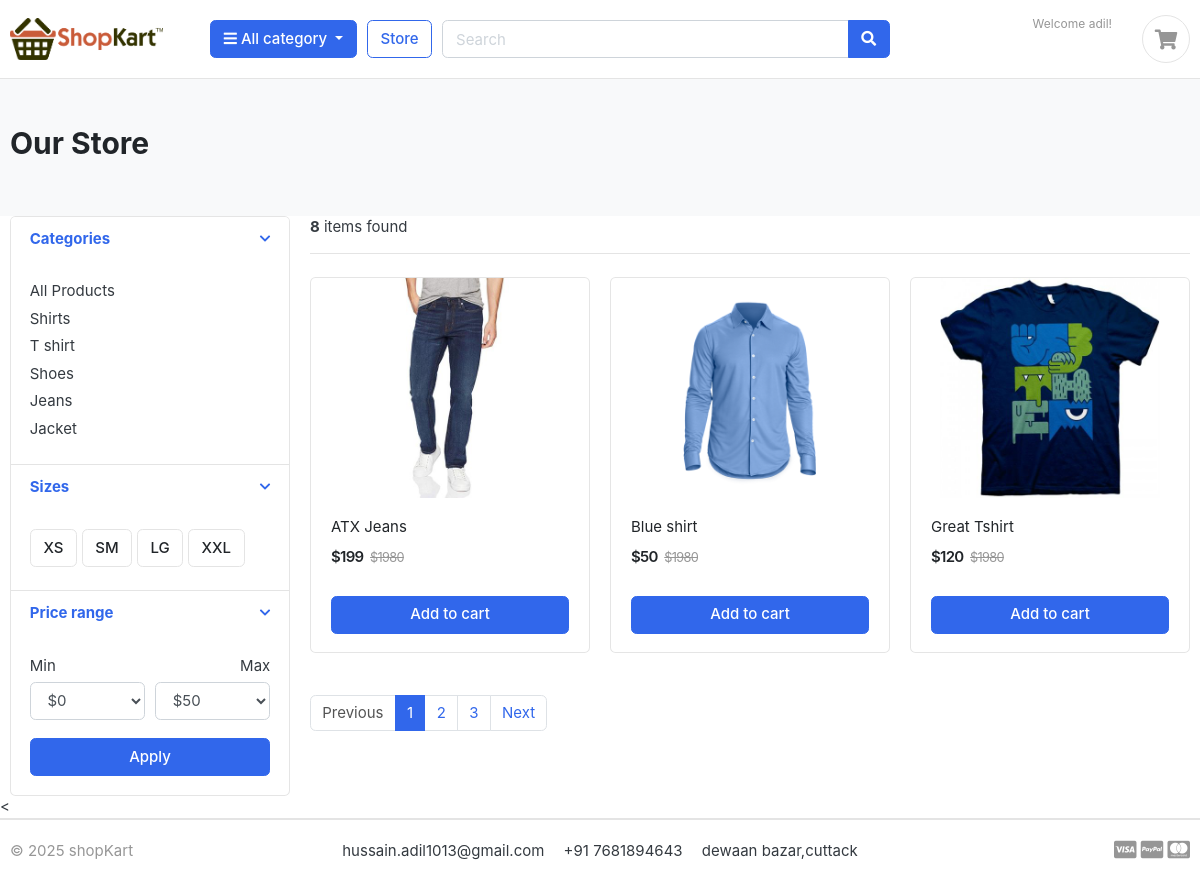
/store/ (signed in), run on the app's committed database.
### accounts/models.py (models this page shows, shortened)
class Account(AbstractBaseUser):
    first_name      = models.CharField(max_length=50)
    last_name       = models.CharField(max_length=50)
    username        = models.CharField(max_length=50, unique=True)
    email           = models.EmailField(max_length=100, unique=True)
    phone_number    = models.CharField(max_length=50)
    date_joined     = models.DateTimeField(auto_now_add=True)
    last_login      = models.DateTimeField(auto_now_add=True)
    is_admin        = models.BooleanField(default=False)
    is_staff        = models.BooleanField(default=False)
    is_active        = models.BooleanField(default=False)
    is_superadmin        = models.BooleanField(default=False)
    USERNAME_FIELD = 'email'
    REQUIRED_FIELDS = ['username', 'first_name', 'last_name']
    objects = MyAccountManager()

### category/models.py (models this page shows, shortened)
class Category(models.Model):
    category_name = models.CharField(max_length=50, unique=True)
    slug = models.SlugField(max_length=100, unique=True)
    description = models.TextField(max_length=255, blank=True)
    cat_image = models.ImageField(upload_to='photos/categories', blank=True)
    class Meta:
        verbose_name = 'category'
        verbose_name_plural = 'categories'
    def get_url(self):
            return reverse('products_by_category', args=[self.slug])

### store/models.py (models this page shows, shortened)
class Product(models.Model):
    product_name    = models.CharField(max_length=200, unique=True)
    slug            = models.SlugField(max_length=200, unique=True)
    description     = models.TextField(max_length=500, blank=True)
    price           = models.IntegerField()
    images          = models.ImageField(upload_to='photos/products')
    stock           = models.IntegerField()
    is_available    = models.BooleanField(default=True)
    category        = models.ForeignKey(Category, on_delete=models.CASCADE)
    created_date    = models.DateTimeField(auto_now_add=True)
    modified_date   = models.DateTimeField(auto_now=True)

### store/views.py (the view)
# urls.py: path('store/',include('store.urls')),
def store(request, category_slug=None):
    categories = None
    products = None
    if category_slug != None:
        categories = get_object_or_404(Category, slug=category_slug)
        products = Product.objects.filter(category=categories, is_available=True)
        paginator = Paginator(products, 1)
        page = request.GET.get('page')
        paged_products = paginator.get_page(page)
        product_count = products.count()
    else:
        products = Product.objects.all().filter(is_available=True).order_by('id')
        paginator = Paginator(products, 3)
        page = request.GET.get('page')
        paged_products = paginator.get_page(page)
        product_count = products.count()
    context = {
        'products': paged_products,
        'product_count': product_count,
    }
    return render(request, 'store/store.html', context)

### category/context_processors.py (called while the page is built)
def menu_links(request):
    links = Category.objects.all()
    return dict(links=links)

### templates/store/store.html (shortened to what this page needs)
{% extends 'base.html' %}
{% load static %}
{% block content %}
<section class="section-pagetop bg">
<div class="container">
	<h2 class="title-page">Our Store</h2>
</div>
</section section class="section-content padding-y">
<div class="container">
<div class="row">
	<aside class="col-md-3">
<div class="card">
	<article class="filter-group">
		<header class="card-header">
			<a href="#" data-toggle="collapse" data-target="#collapse_1" aria-expanded="true" class="">
				<i class="icon-control fa fa-chevron-down"></i>
				<h6 class="title">Categories</h6>
			</a>
		</header>
		<div class="filter-content collapse show" id="collapse_1" style="">
			<div class="card-body">
				<ul class="list-menu">
					<li><a href="{% url 'store' % }">All Products </a></li>
					{% for category in links %}
				<li><a href="{{ category.get_url }}">{{ category.category_name }} </a></li>
				</ul>
			</div>
		</div>
	</article>
	<article class="filter-group">
		<header class="card-header">
			<a href="#" data-toggle="collapse" data-target="#collapse_4" aria-expanded="true" class="">
				<i class="icon-control fa fa-chevron-down"></i>
				<h6 class="title">Sizes </h6>
			</a>
		</header>
		<div class="filter-content collapse show" id="collapse_4" style="">
			<div class="card-body">
			  <label class="checkbox-btn">
			    <span class="btn btn-light"> XS </span>
			  </label>
			  <label class="checkbox-btn">
			    <span class="btn btn-light"> SM </span>
			  </label>
			  <label class="checkbox-btn">
			    <span class="btn btn-light"> LG </span>
			  </label>
			  <label class="checkbox-btn">
			    <span class="btn btn-light"> XXL </span>
			  </label>
		</div>
		</div>
	</article>
	<article class="filter-group">
		<header class="card-header">
			<a href="#" data-toggle="collapse" data-target="#collapse_3" aria-expanded="true" class="">
				<i class="icon-control fa fa-chevron-down"></i>
				<h6 class="title">Price range </h6>
			</a>
		</header>
		<div class="filter-content collapse show" id="collapse_3" style="">
			<div class="card-body">
				<div class="form-row">
				<div class="form-group col-md-6">
				  <label>Min</label>
				  	<select class="mr-2 form-control">
						<option value="0">$0</option>
					</select>
				</div>
				<div class="form-group text-right col-md-6">
				  <label>Max</label>
				  	<select class="mr-2 form-control">
						<option value="50">$50</option>
					</select>
				</div>
				</div>
				<button class="btn btn-block btn-primary">Apply</button>
			</div>
		</div>
	</article>
</div>
	</aside>
	<main class="col-md-9">
<header class="border-bottom mb-4 pb-3">
		<div class="form-inline">
			<span class="mr-md-auto"><b>{{product_count}}</b> items found </span>
		</div>
</header>
<div class="row">
	{% for product in products %}
	<div class="col-md-4">
		<figure class="card card-product-grid">
			<div class="img-wrap">
				<img src="{{product.images.url}}">
			</div>
			<figcaption class="info-wrap">
				<div class="fix-height">
					<a href="./product-detail.html" class="title">{{ product.product_name}}</a>
					<div class="price-wrap mt-2">
						<span class="price">${{product.price}}</span>
						<del class="price-old">$1980</del>
					</div>
				</div>
				<a href="#" class="btn btn-block btn-primary">Add to cart </a>
			</figcaption>
		</figure>
	</div>
	{% endfor %}
</div>
<nav class="mt-4" aria-label="Page navigation sample">
  <ul class="pagination">
    <li class="page-item disabled"><a class="page-link" href="#">Previous</a></li>
    <li class="page-item active"><a class="page-link" href="#">1</a></li>
    <li class="page-item"><a class="page-link" href="#">2</a></li>
    <li class="page-item"><a class="page-link" href="#">3</a></li>
    <li class="page-item"><a class="page-link" href="#">Next</a></li>
  </ul>
</nav>
	</main>
</div>
</div>
{% endblock %}

### templates/includes/navbar.html (shortened to what this page needs)
{% load static %}
<header class="section-header">
<section class="header-main border-bottom">
  <div class="container">
<div class="row align-items-center">
  <div class="col-lg-2 col-md-3 col-6">
    <a href="{% url 'home' %}" class="brand-wrap">
      <img class="logo" src="{% static './images/logo.png' %}">
    </a>
  </div>
  <div class="col-lg col-sm col-md col-6 flex-grow-0">
    <div class="category-wrap dropdown d-inline-block float-right">
      <button type="button" class="btn btn-primary dropdown-toggle" data-toggle="dropdown">
        <i class="fa fa-bars"></i> All category
      </button>
    </div>
  </div>
  <a href="{% url 'store' %}" class="btn btn-outline-primary">Store</a>
  <div class="col-lg  col-md-6 col-sm-12 col">
      <div class="input-group w-100">
          <input type="text" class="form-control" style="width:60%;" placeholder="Search" name="keyword" required>
          <div class="input-group-append">
            <button class="btn btn-primary" type="submit">
              <i class="fa fa-search"></i>
            </button>
          </div>
        </div>
  </div>
  <div class="col-lg-3 col-sm-6 col-8 order-2 order-lg-3">
        <div class="d-flex justify-content-end mb-3 mb-lg-0">
          {% if user.id is None %}
          <div class="widget-header">
            <small class="title text-muted">Welcome guest!</small>
            <div>
            </div>
          </div>
          {% else %}
          <div class="widget-header">
            <small class="title text-muted">Welcome {{user.first_name}}!</small>
          </div>
          {% endif %}
          <a href="{% url 'cart' %}" class="widget-header pl-3 ml-3">
            <div class="icon icon-sm rounded-circle border"><i class="fa fa-shopping-cart"></i></div>
          </a>
        </div>
      </div>
</div>
  </div>
</section>
</header>

### static/css/ui.css (style rules this page uses)
html { font-family: "Inter", sans-serif; font-size: 15px; }
.img-wrap { text-align: center; display: block; }
.img-wrap img { max-width: 100%; }
.price-wrap { letter-spacing: -0.7px; }
.icon-xs, .icon-sm, .icon-md, .icon-lg { display: inline-block; text-align: center; flex-shrink: 0; flex-grow: 0; }
.icon-sm { width: 48px; height: 48px; line-height: 48px !important; font-size: 20px; }
figure { margin-bottom: 0; }
article:after, .form-group:after { display: block; clear: both; content: ""; }
.bg { background-color: #f8f9fa; }
.title-page { color: #212529; }
.header-main { position: relative; padding-top: 1rem; padding-bottom: 1rem; }
.brand-wrap .logo, .navbar-brand .logo { margin-right: 7px; max-height: 42px; display: inline-block; }
.widget-header { display: inline-block; vertical-align: middle; position: relative; }
.widget-header i { color: #969696; }
.widget-header .title { display: block; }
.btn-light { background-color: #fff; border-color: #e4e4e4; }
[class*=list-] li:after { visibility: hidden; display: block; content: ""; overflow: hidden; height: 0; clear: both; }
.list-menu { list-style: none; margin: 0; padding-left: 0; }
.list-menu li { margin-bottom: 5px; }
.list-menu a { color: #343a40; }
[class*=card-product] a.title { color: #212529; display: block; }
[class*=card-product] .img-wrap { overflow: hidden; position: relative; }
[class*=card-product] .img-wrap img { height: 100%; max-width: 100%; width: auto; display: inline-block; -o-object-fit: cover; object-fit: cover; }
.card-product-grid { margin-bottom: 20px; }
.card-product-grid .img-wrap { border-radius: 0.2rem 0.2rem 0 0; height: 220px; }
.card-product-grid .info-wrap { overflow: hidden; padding: 18px 20px; }
.card-product-grid .fix-height { height: 80px; overflow: hidden; }
.card .img-wrap { overflow: hidden; }
.price { font-weight: 600; color: #212529; }
.price-old { color: #969696; margin-left: 3px; font-size: 85%; }
.icon-control { margin-top: 5px; float: right; font-size: 80%; }
.card-header .title { margin-bottom: 0; line-height: 1.5; }
.filter-group { border-bottom: 1px solid #e4e4e4; }
.filter-group .card-header { border-bottom: 0; }
.filter-group:last-child { border-bottom: 0; }
.checkbox-btn { position: relative; }
.section-pagetop { padding: 45px 0; }

### data on the page
Account: first_name "adil"
Category: category_name "Shirts"
Category: category_name "T shirt"
Category: category_name "Shoes"
Category: category_name "Jeans"
Category: category_name "Jacket"
Product: images (picture), product_name "ATX Jeans", price "199"
Product: images (picture), product_name "Blue shirt", price "50"
Product: images (picture), product_name "Great Tshirt", price "120"

### other printed values
{{ product_count }} "8"
